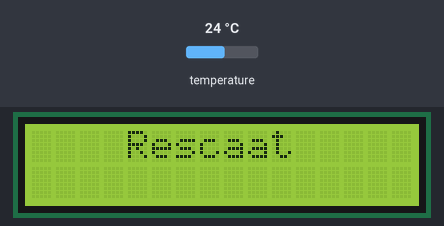
The sketch below on a simulated Arduino Uno, built with avr-gcc and run on an emulated ATmega328P. Parts: 16×2 character LCD. The inputs (shaded band) are chosen by the test bench; at power-on: temperature 24 °C. Storage starts empty.

Above: at 2.2 s.
At 3.3 s:
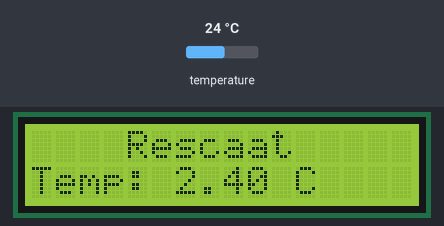
3.4 s: temperature set to 12 °C
At 8.4 s:
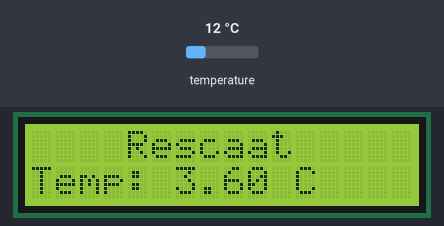
13.9 s: temperature set to 19 °C
At 18.0 s:
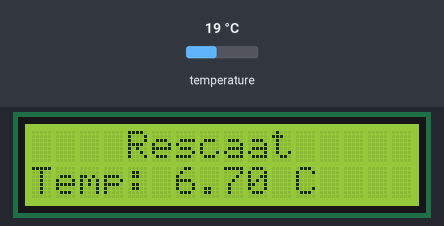
23.4 s: temperature set to 28 °C
At 27.7 s:
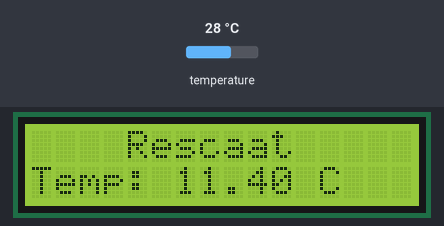
Timing chart, 0 to 29.2 s (numbered marks = the images above; inputs shaded):
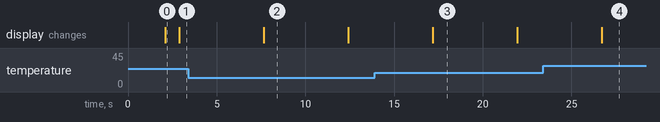

The sketch:

codigo_novo_Temp.SD.ino
```cpp
#include <OneWire.h>
#include <DallasTemperature.h>
#include <LiquidCrystal.h>
#include <SD.h>

#define ONE_WIRE_BUS 9

const int rs = 12, en = 11, d4 = 5, d5 = 4, d6 = 3, d7 = 2;
LiquidCrystal lcd(rs, en, d4, d5, d6, d7);

const int chipSelect = 4; // Pino CS para o módulo SD

OneWire oneWire(ONE_WIRE_BUS);
DallasTemperature sensors(&oneWire);

const int numReadings = 10;
float readings[numReadings];
int readIndex = 0;
float total = 0;
float average = 0;

File dataFile;

void setup() {
  Serial.begin(9600);  // Inicializa a comunicação serial
  sensors.begin();  // Inicializa o sensor de temperatura
  lcd.begin(16, 2);  // Inicializa o LCD
  lcd.print("Inicializando...");
  delay(2000);
  lcd.clear();
  lcd.print("    Rescaat");

  // Inicializa o módulo SD
  if (!SD.begin(chipSelect)) {
    lcd.clear();
    lcd.setCursor(0, 0);
    lcd.print("Erro SD");
    while (1); // Trava o código em caso de erro
  }

  dataFile = SD.open("dados.txt", FILE_WRITE);
  if (!dataFile) {
    lcd.clear();
    lcd.setCursor(0, 0);
    lcd.print("Erro abrir arquivo");
    while (1); // Trava o código em caso de erro
  }
}

void loop() {
  total -= readings[readIndex];  // Subtrai a última leitura
  sensors.requestTemperatures();  // Solicita uma nova leitura de temperatura
  readings[readIndex] = sensors.getTempCByIndex(0);  // Armazena a nova leitura
  total += readings[readIndex];  // Adiciona a nova leitura ao total

  readIndex = (readIndex + 1) % numReadings;  // Avança para a próxima posição no array

  average = total / numReadings;  // Calcula a média das leituras

  lcd.setCursor(0, 1);
  lcd.print("Temp: ");
  lcd.print(average, 2);
  lcd.print(" C");

  // Salvando dados no arquivo SD
  if (dataFile) {
    dataFile.print("Temp C: ");
    dataFile.println(average, 2);
    dataFile.flush(); // Garante que os dados sejam escritos no cartão SD
  }

  delay(4000);  // Aguarda 4 segundos antes da próxima leitura
}
```

Measured:
- what the display in image 0 shows lasts 0.8 s, from 2.1 s to 2.9 s
- what the display in image 2 shows lasts 4.8 s, from 7.6 s to 12.4 s
